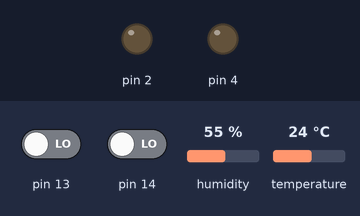
Recording of a sketch running on a simulated Arduino Uno, built with avr-gcc and run on an emulated ATmega328P. Parts: output pins drawn as LEDs (lit = HIGH). The inputs (shaded band) are chosen by the test bench; at power-on: temperature 24 °C, pin 13 LOW, pin 14 LOW, humidity 55 %. What the sketch prints to the serial monitor is not drawn.

Above: at 1.2 s.
1.3 s: temperature set to 27 °C
5.2 s: temperature set to 30 °C
At 8.9 s:
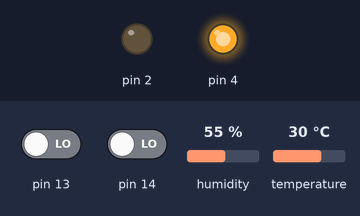
9.5 s: pin 13 driven HIGH
At 10.5 s:
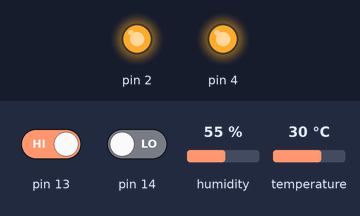
11.5 s: temperature set to 12 °C
At 14.8 s:
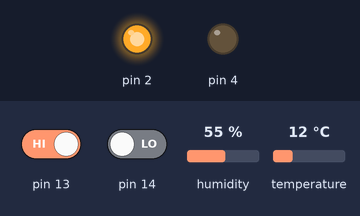
15.5 s: temperature set to 33 °C
At 19.1 s:
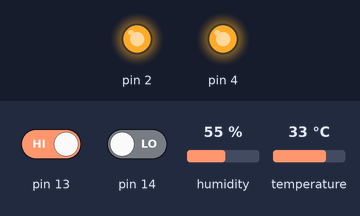
19.5 s: temperature set to 19 °C
At 22.3 s:
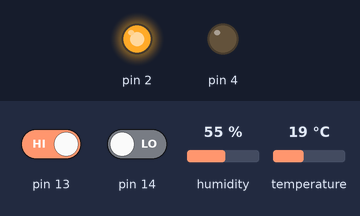
Timing chart, 0 to 23.8 s (numbered marks = the images above; inputs shaded):
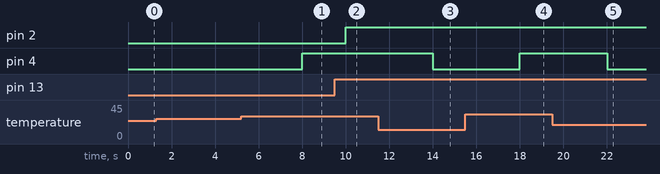

The sketch:

Funciones01.ino
```cpp
/*
Sensor de temperatura y humedad
Boton1: Manual. Activa la refrigeración al ser presionado
Boton2: Alta demanda
Boton3: Sobre carga de funcionamiento
Led1: Refrigeracion manual
Led2: Refrigeración automática
1. Que se encienda la refrigeracion manual cada que se presione el boton de manual
2. La refrigeracion manual tiene prioridad a la refrigeracion automática.
3. Si la termperatura es alta (mayor a 28, por ejemplo), se activa la refrigeracion automática
4. Si tengo alta demanda o sobre carga, se activa la refrigeración automática
5. Si tengo alta demanda o sobrecarga de funcionamiento y ademas temperatura alta, se activan ambas refrigeraciones
Comportamiento
Entradas    B1, B2, B3, Temp (0 cuando temp <= 28, 1 cuando temp > 28)
Salidas     Led1, Led2
B1  B2  B3  Temp  Led1  Led2
0   0   0   0     0     0
0   0   0   1     0     1
0   0   1   0     0     1
0   0   1   1     1     1
0   1   0   0     0     1
0   1   0   1     1     1
0   1   1   0     0     1
0   1   1   1     1     1
1   0   0   0     1     0
1   0   0   1     1     1
1   0   1   0     1     1
1   0   1   1     1     1
1   1   0   0     1     1
1   1   0   1     1     1
1   1   1   0     1     1
1   1   1   1     1     1
Led1 = B3Temp + B2Temp + B1
Led2 = Temp + B3 + B2
Botones 14, 15, 13
Leds 4, 2
DHT11 12
*/
#include "DHT.h"

#define DHTPIN 15     // Digital pin connected to the DHT sensor
#define DHTTYPE DHT11   // DHT 11
//#define DHTTYPE DHT22   // DHT 22  (AM2302), AM2321
DHT dht(DHTPIN, DHTTYPE);
int estadoBoton1 = 0, estadoBoton2 = 0, estadoBoton3 = 0;
bool led1 = false, led2 = false, temBool = false;
long timeNow, timeLast; // Variables de control de tiempo no bloqueante
int wait = 2000;// Indica la espera cada 2 segundos para envío de mensajes MQTT


void setup() {
  Serial.begin(9600);
  Serial.println("DHTxx test!");

  dht.begin();
  pinMode(13, INPUT);
  pinMode(14, INPUT);
  pinMode(15, INPUT);

  pinMode(4, OUTPUT);
  pinMode(2, OUTPUT);
  timeLast = millis (); // Inicia el control de tiempo
}

void loop() {
  //lectura de botones
  estadoBoton1 = digitalRead(13);
  estadoBoton2 = digitalRead(14);
  estadoBoton3 = digitalRead(15);

  float t = dht.readTemperature();
  if(t <= 28)
    temBool = false;
  else if(t > 28)
    temBool = true;

  //logica
  //B3Temp + B2Temp + B1
  led1 = estadoBoton3 & temBool | estadoBoton2 & temBool | estadoBoton1;

  //Temp + B3 + B2
  led2 = temBool | estadoBoton3 | estadoBoton2;
  timeNow = millis();
  if (timeNow - timeLast > wait){
    timeLast = timeNow;
    if(led1 == true){
      digitalWrite(2, HIGH);
    }else{
      digitalWrite(2, LOW);
    }

    if(led2 == true){
      digitalWrite(4, HIGH);
    }else{
      digitalWrite(4, LOW);
    }
  }
}
```

Measured:
- the behaviour switches between 28 and 29 °C on temperature (found by bisection; images 0 and 1)
- after the input at 1.3 s, every drawn part: stays the same
- after the input at 5.2 s, pin 4: LOW → HIGH after 2.8 s
- after the input at 9.5 s, pin 2: LOW → HIGH after 0.51 s
- after the input at 11.5 s, pin 4: HIGH → LOW after 2.5 s
- after the input at 15.5 s, pin 4: LOW → HIGH after 2.5 s
- after the input at 19.5 s, pin 4: HIGH → LOW after 2.5 s
